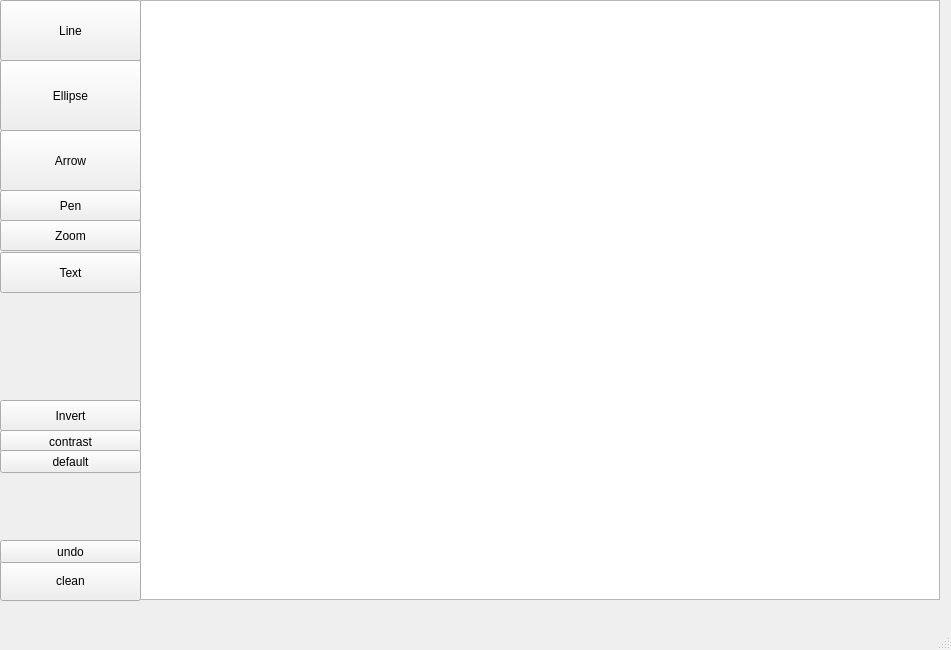
<?xml version="1.0" encoding="UTF-8"?>
<ui version="4.0">
 <class>MainWindow</class>
 <widget class="QMainWindow" name="MainWindow">
  <property name="geometry">
   <rect>
    <x>0</x>
    <y>0</y>
    <width>951</width>
    <height>650</height>
   </rect>
  </property>
  <property name="windowTitle">
   <string>MainWindow</string>
  </property>
  <widget class="QWidget" name="centralwidget">
   <widget class="QGraphicsView" name="graphicsView">
    <property name="geometry">
     <rect>
      <x>140</x>
      <y>0</y>
      <width>800</width>
      <height>600</height>
     </rect>
    </property>
   </widget>
   <widget class="QPushButton" name="pushButton">
    <property name="geometry">
     <rect>
      <x>0</x>
      <y>0</y>
      <width>141</width>
      <height>61</height>
     </rect>
    </property>
    <property name="text">
     <string>Line</string>
    </property>
   </widget>
   <widget class="QPushButton" name="pushButton_2">
    <property name="geometry">
     <rect>
      <x>0</x>
      <y>60</y>
      <width>141</width>
      <height>71</height>
     </rect>
    </property>
    <property name="text">
     <string>Ellipse</string>
    </property>
   </widget>
   <widget class="QPushButton" name="pushButton_3">
    <property name="geometry">
     <rect>
      <x>0</x>
      <y>130</y>
      <width>141</width>
      <height>61</height>
     </rect>
    </property>
    <property name="text">
     <string>Arrow</string>
    </property>
   </widget>
   <widget class="QPushButton" name="pushButton_4">
    <property name="geometry">
     <rect>
      <x>0</x>
      <y>560</y>
      <width>141</width>
      <height>41</height>
     </rect>
    </property>
    <property name="text">
     <string>clean</string>
    </property>
   </widget>
   <widget class="QPushButton" name="pushButton_5">
    <property name="geometry">
     <rect>
      <x>0</x>
      <y>540</y>
      <width>141</width>
      <height>23</height>
     </rect>
    </property>
    <property name="text">
     <string>undo</string>
    </property>
   </widget>
   <widget class="QPushButton" name="pushButton_6">
    <property name="geometry">
     <rect>
      <x>0</x>
      <y>220</y>
      <width>141</width>
      <height>31</height>
     </rect>
    </property>
    <property name="text">
     <string>Zoom</string>
    </property>
   </widget>
   <widget class="QPushButton" name="pushButton_7">
    <property name="geometry">
     <rect>
      <x>0</x>
      <y>190</y>
      <width>141</width>
      <height>31</height>
     </rect>
    </property>
    <property name="text">
     <string>Pen</string>
    </property>
   </widget>
   <widget class="QPushButton" name="pushButton_8">
    <property name="geometry">
     <rect>
      <x>0</x>
      <y>252</y>
      <width>141</width>
      <height>41</height>
     </rect>
    </property>
    <property name="text">
     <string>Text</string>
    </property>
   </widget>
   <widget class="QPushButton" name="pushButton_9">
    <property name="geometry">
     <rect>
      <x>0</x>
      <y>400</y>
      <width>141</width>
      <height>31</height>
     </rect>
    </property>
    <property name="text">
     <string>Invert</string>
    </property>
   </widget>
   <widget class="QPushButton" name="pushButton_10">
    <property name="geometry">
     <rect>
      <x>0</x>
      <y>430</y>
      <width>141</width>
      <height>23</height>
     </rect>
    </property>
    <property name="text">
     <string>contrast</string>
    </property>
   </widget>
   <widget class="QPushButton" name="pushButton_11">
    <property name="geometry">
     <rect>
      <x>0</x>
      <y>450</y>
      <width>141</width>
      <height>23</height>
     </rect>
    </property>
    <property name="text">
     <string>default</string>
    </property>
   </widget>
  </widget>
  <widget class="QMenuBar" name="menubar">
   <property name="geometry">
    <rect>
     <x>0</x>
     <y>0</y>
     <width>951</width>
     <height>21</height>
    </rect>
   </property>
  </widget>
  <widget class="QStatusBar" name="statusbar"/>
 </widget>
 <resources/>
 <connections/>
</ui>
